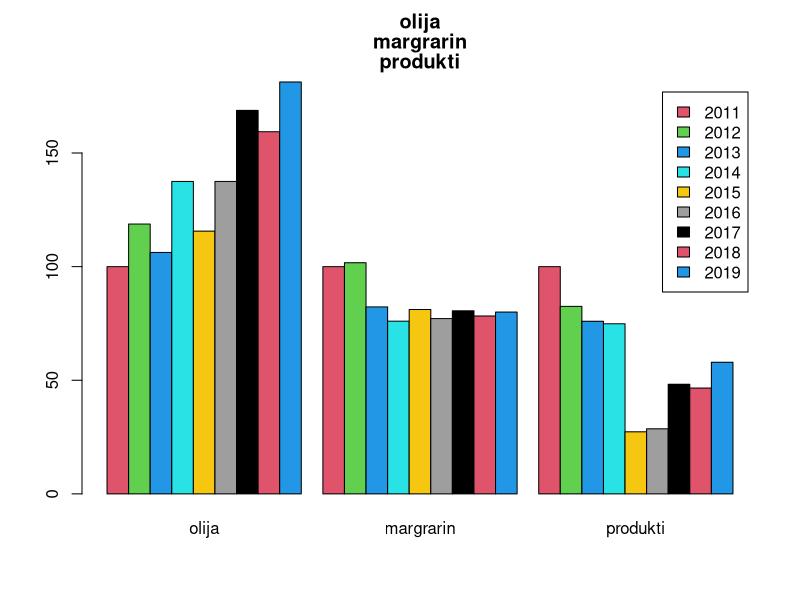
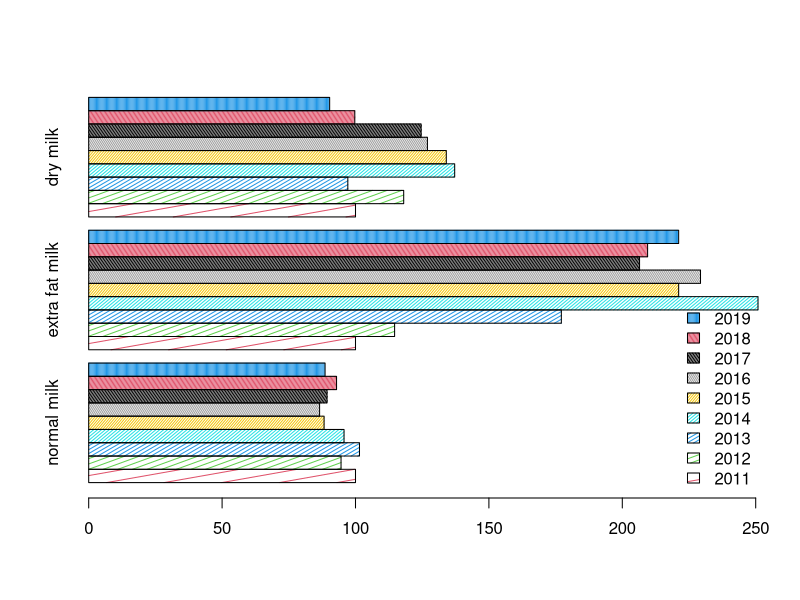
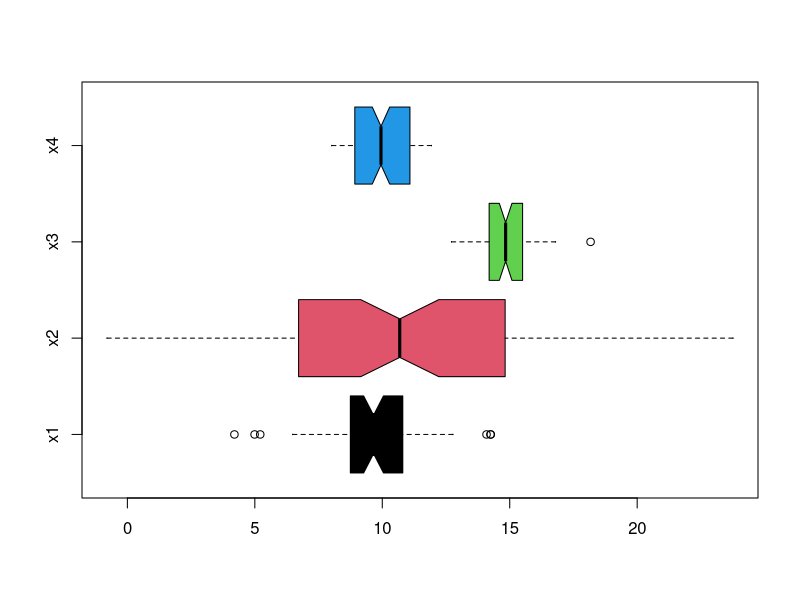
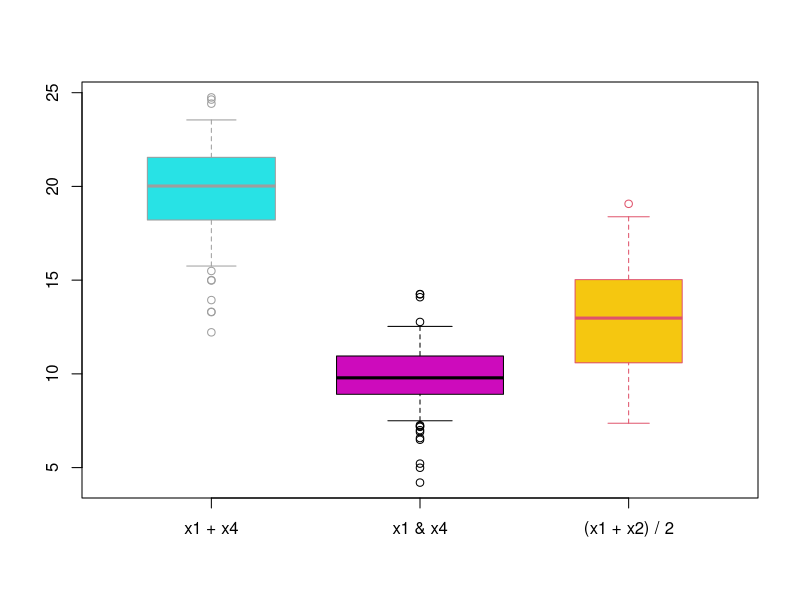
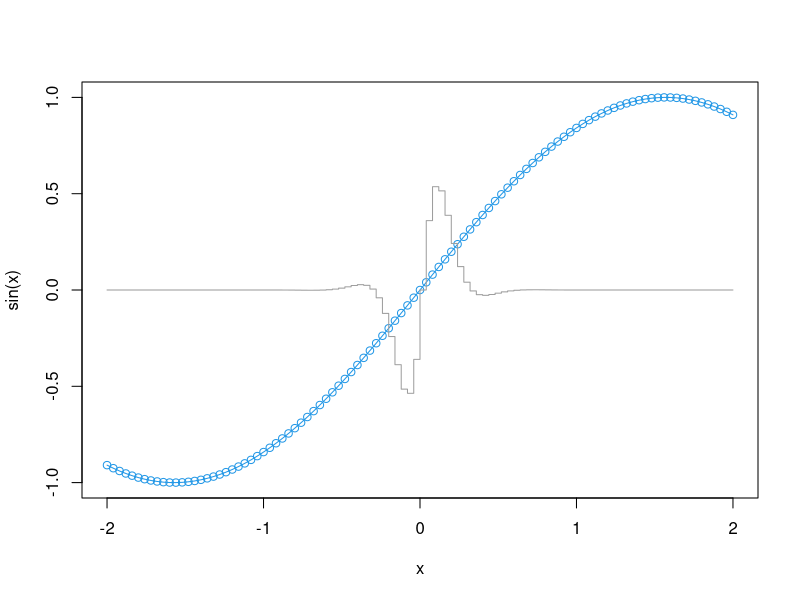
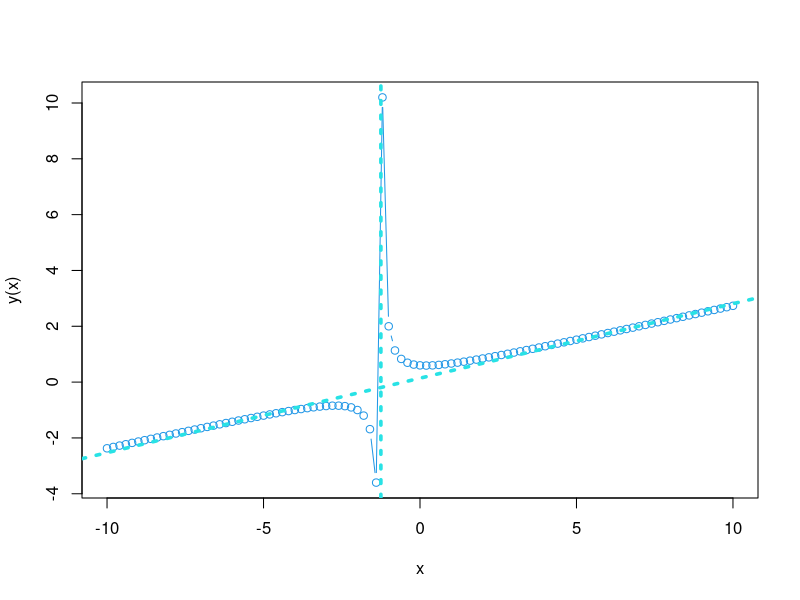

The R script that drew these images, in order:
n = 10

#2_2.1
data = read.table("ogrizok3.csv", sep = ";", dec =  ",", header = TRUE)
data = data[(3 * n):(3 * n + 6),]
names(data) = c(2011:2019)
data[] = lapply(data, function(x) as.numeric(sub(",", ".", as.character(x), fixed = TRUE)))

for(i in 1:7)
	data[i,] = data[i,] / data[i, 1] * 100

row.names(data) = c("olija", "margrarin", "produkti", "low fat milk", "normal milk", "extra fat milk", "dry milk") 
data
barplot(as.matrix(t(data[c(1:3),])),
	beside = TRUE,
	legend.text = TRUE,
	col = seq(5 * n, 5 * n + 10, len = 9),
	main = paste(row.names(data)[c(1:3)]))

barplot(as.matrix(t(data[c(5:7),])),
	beside = TRUE,
	legend.text = TRUE,
	col = seq(5 * n, 5 * n + 10, len = 9),
	density = seq(10, 90, len = 9),
	angle = seq(10, 90, len = 9),
	horiz = TRUE,
	args.legend = list(x = "bottomright", bty = "n"))

#2_2.2
x1 = rnorm(50 + 2 * n, mean = n, sd = 0.2 * n)
x2 = rnorm(40 + 3 * n, mean = 1.1 * n, sd = 0.5 * n)
x3 = rnorm(60 + n, mean = 1.5 * n, sd = 0.1 * n)
x4 = runif(110 - n, min = 0.8 * n, max = 1.2 * n)

boxplot(list(x1, x2, x3, x4),
	names = c("x1", "x2", "x3", "x4"),
	horizontal = TRUE,
	range = 1.2,
	staplewex = 1 / 150,#nihuya ne ponyal kak3333333333333333333333333333333333333333333333333333333333333333333333333333333333333333333333333333333333333333333333333333333333
	notch = TRUE,
	col = c(1:4)
)

boxplot(list(x1 + x4, c(x1, x4), (x2 + x3) / 2),
	names = c("x1 + x4", "x1 & x4", "(x1 + x2) / 2"),
	range = 0.8,
	staplewex = n / (2 * n + 6),
	varwidth = TRUE,
	col = c((n + 3):(n + 5)),
	border = c((n + 6):(n + 8)),
	outwex = 2.5)#33333333333333333333333333333333333333333333333333333333333333333333333333333333333333333
boxplot(list(x1 + x4, c(x1, x4), (x2 + x3) / 2), plot = FALSE)

#2_2.3
curve(sin(x), from = -20 / n, to = 20 / n, col = 50 + n, type = "o")
curve(sin(n * x) / cosh(n * x), from = -20 / n, to = 20 / n, col = 30 + n, type = "s", add = TRUE)#v obratnom poryadke 4tobi sinusoida pomestilas

#2_2.4
a1 = 1
a2 = 2
a3 = 3
a4 = 4#zna4eniya pridumay sam
a5 = 5
y = function(x) (a1 * x**2 + a2 * x + a3) / (a4 * x + a5)

curve(y, from = -n, to = n, col = 2 * n, type = "b")
abline(v = -a5 / a4, lty = 3, lwd = 2 + 15 / n, col = 2 * n + 1)
x = seq(-n, n, len = 100)
abline(reg = lm(y(x)~x), lty = 3, lwd = 2 + 15 / n, col = 2 * n + 1)
